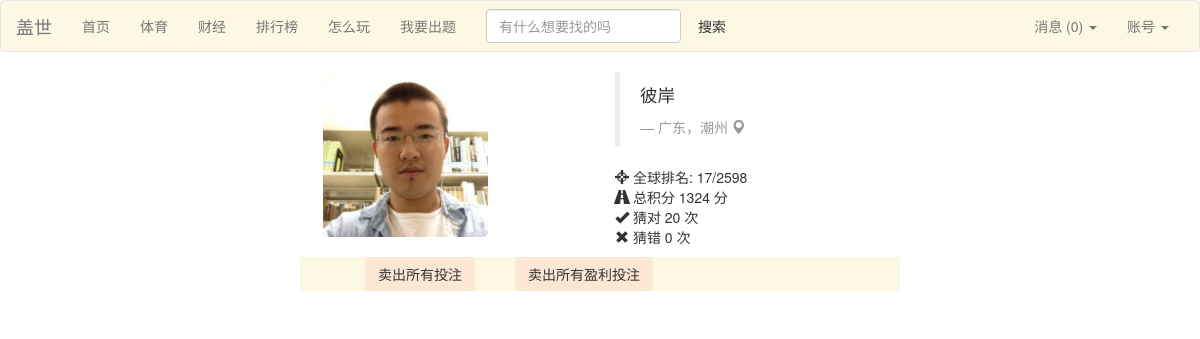
Before: /profile (signed in) with the older database file.
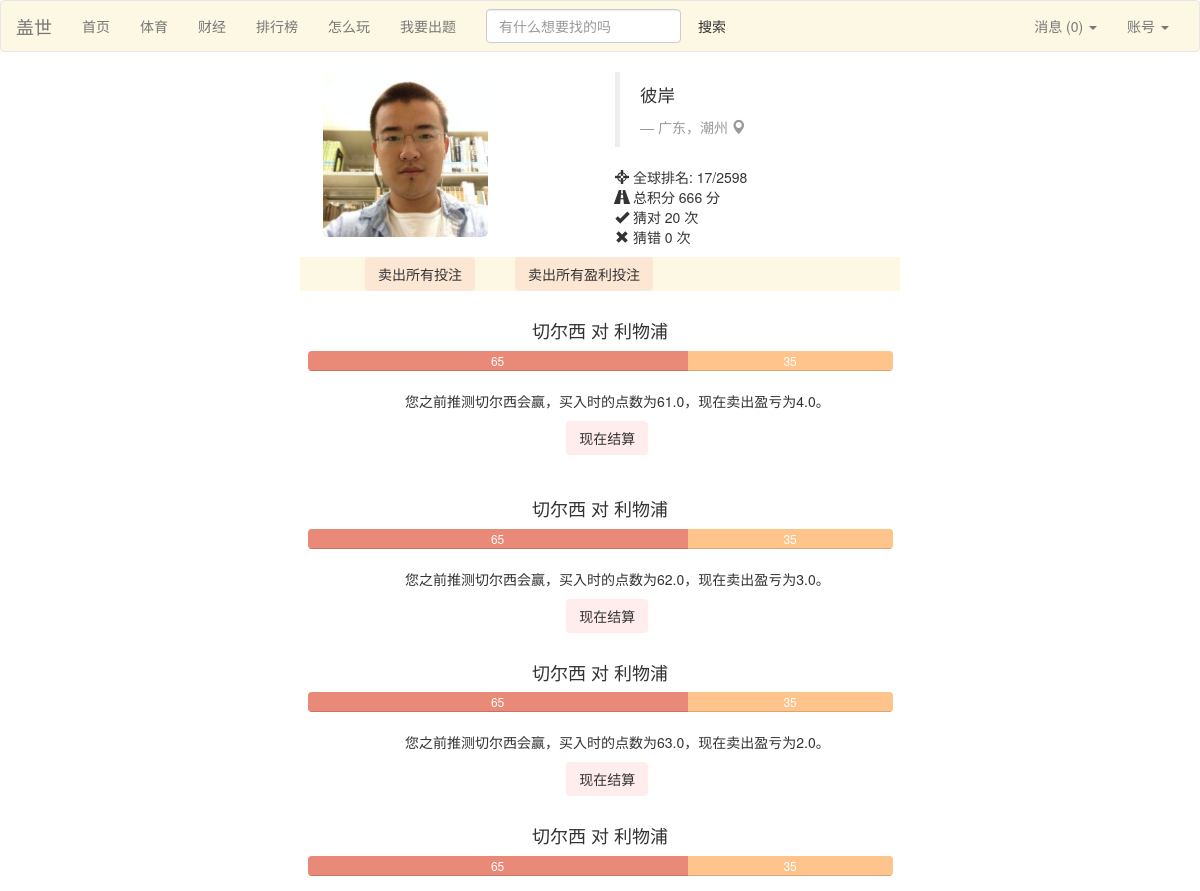
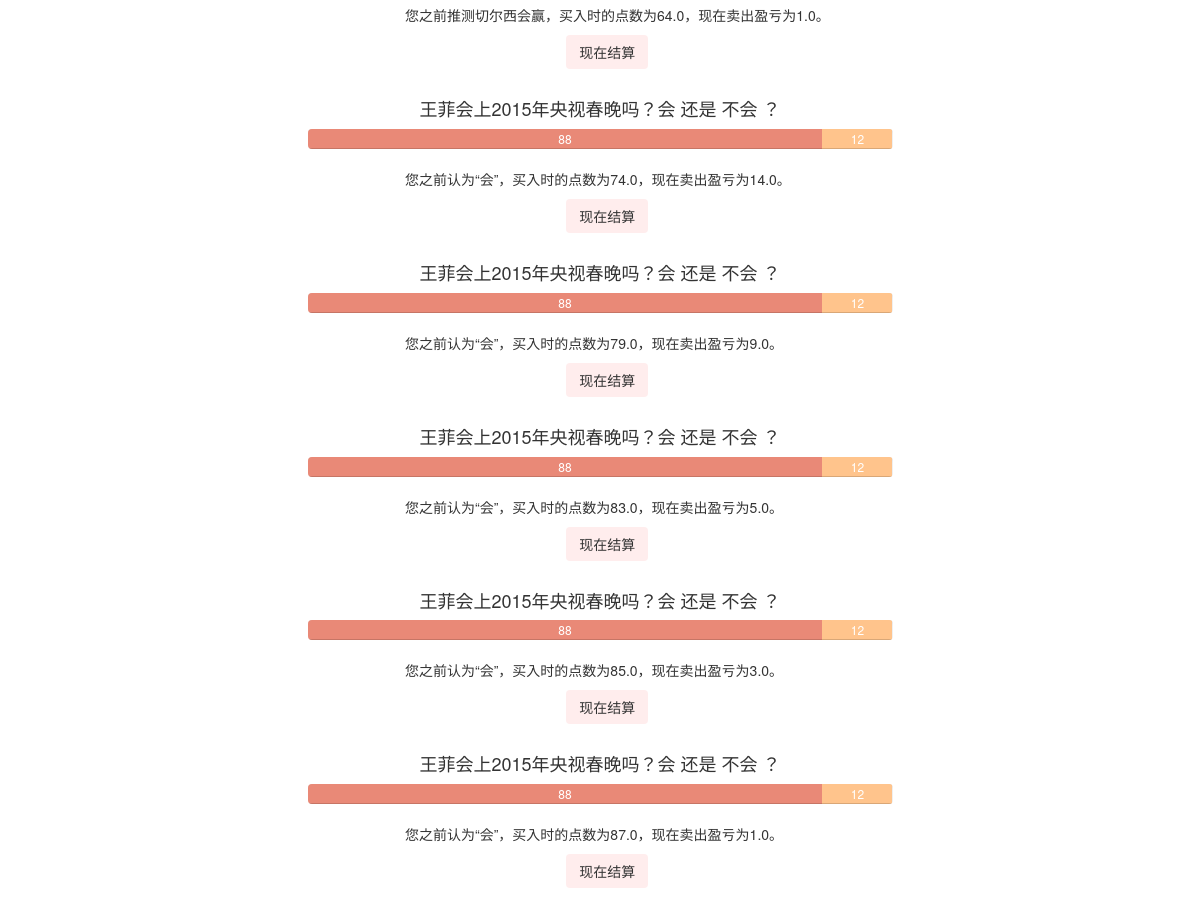
After: the same page with the newer database file (2 pictures, top to bottom).
### Guess/models.py (models this page shows, shortened)
class Person(models.Model):
	user = models.OneToOneField(User)
	point = models.IntegerField(default=1000)
	expertise = models.TextField(default='N/A')
	win = models.IntegerField(default=0)
	lose = models.IntegerField(default=0)
	game = models.IntegerField(default=0)
	point_per_game = models.FloatField(default=0.0)
	index = models.IntegerField(default=0)
	rank = models.IntegerField(default=0)
	class Meta:
		ordering = ('point','point_per_game',)

class Betting(models.Model):
	better = models.ForeignKey(Person)
	game = models.ForeignKey(Game)
	side = models.BooleanField()  # True means home wins and vice versa
	num = models.IntegerField(default=1)
	outcome = models.BooleanField(default=False)
	price_at_buy = models.FloatField()
	price_at_sell = models.FloatField()
	cleared = models.BooleanField(default=False)  # cleared means the result of the betting has been updated to the person profile

class Game(models.Model):
	index = models.IntegerField()
	headline = models.TextField()
	begin = models.DateTimeField(auto_now_add=True)
	expire = models.DateTimeField()
	name_home = models.CharField(max_length=30)
	price_home = models.IntegerField(default=50)
	num_home = models.IntegerField(default=0)
	name_away = models.CharField(max_length=30)
	price_away = models.IntegerField(default=50)
	num_away = models.IntegerField(default=0)
	outcome = models.BooleanField(default=False)   # True means home wins and vice versa
	ended = models.BooleanField(default=False)
	event = models.IntegerField()
	is_primary = models.IntegerField(default=0)
	game_type = models.CharField(max_length=50)
	class Meta:
		ordering = ('expire',)

### Guess/views.py (the view)
# urls.py: url(r'^profile$', 'Guess.views.profile', name='profile'),
def profile(request):
	if not request.user.is_authenticated():
		return redirect(reverse('login'))
	person = Person.objects.get(user=request.user)
	bets = []
	for b in Betting.objects.filter(better=person, cleared=False):
		if not b.game.ended:
			bets.append(b)
		else:
			b.clear()
	if request.method == 'POST':
		if 'marked_all_as_read' in request.POST:
			marked_all_as_read(person)
		if 'sell_all' in request.POST:
			for b in bets:
				b.clear()
				Message.objects.create(owner=person, betting=b, verbal='cleared'+b.game.headline)
		elif 'sell_win_bets' in request.POST:
			for b in bets:
				if b.side and b.game.price_home > b.price_at_buy:
					b.clear()
					Message.objects.create(owner=person, betting=b, verbal='cleared'+b.game.headline)
				elif (not b.side) and b.game.price_away > b.price_at_buy:
					b.clear()
					Message.objects.create(owner=person, betting=b, verbal='cleared'+b.game.headline)
		else:
			for b in bets:
				if str(b.pk) in request.POST:
					b.clear()
					Message.objects.create(owner=person, betting=b, verbal='cleared'+b.game.headline)
					break
		return redirect(reverse('profile'))
	else:
		person = Person.objects.get(user=request.user)
		para = {}
		para['person'] = person
		para['bets'] = bets
		para = encap_para(para, person)
		return render(request,'profile.html', para)

### Guess/templatetags/profile_tag.py (called while the page is built)
@register.simple_tag()
def sub(value1, value2):
	return value1-value2

### Guess/views.py (called while the page is built)
def find_unread(person):
	return Message.objects.filter(owner=person, read=False)

def encap_para(para,person):
	messages = find_unread(person)
	para['unread'] = len(messages)
	para['messages'] = messages
	return para

### Guess/templates/profile.html (shortened to what this page needs)
{% load bootstrap3 %}
{% load profile_tag %}
{% include "nav_bar.html" %}
<div class="container">
    <div class="row">
        <div class="col-sm-2 col-md-2 col-md-offset-3">
            <img src="/static/images/me.jpg"
            alt="" class="img-rounded img-responsive" />
        </div>
        <div class="col-sm-4 col-md-4 col-md-offset-1">
            <blockquote>
                <p>彼岸</p> <small><cite title="Source Title">广东，潮州  <i class="glyphicon glyphicon-map-marker"></i></cite></small>
            </blockquote>
            <p> <i class="glyphicon glyphicon-screenshot"></i> 全球排名: 17/2598
                <br /> <i class="glyphicon glyphicon-road"></i> 总积分 {{ person.point }} 分
                <br /> <i class="glyphicon glyphicon-ok"></i> 猜对 {{ person.win }} 次
                <br /> <i class="glyphicon glyphicon-remove"></i> 猜错 {{ person.lose }} 次</p>
        </div>
    </div>
</div>
<form method="POST">
<div class="container col-md-6 col-md-offset-3">
    <div class = "row well-frame-c spacer">
        <div class="col-md-1 col-md-offset-1"><input class="btn button-clear" type="submit" value="卖出所有投注" name="sell_all" onclick="on_sell_all(event)"/></div>
        <div class="col-md-1 col-md-offset-2"><input class="btn button-clear" type="submit" value="卖出所有盈利投注" name="sell_win_bets" onclick="on_submit(event)"/></div>
     </div>
</div>
{% for b in bets %}
<div class = "row">
    <div class="col-md-6 col-md-offset-3">
        {% if b.game.game_type == "体育" %}
        <h4 class="text-center">{{ b.game.name_home }} 对 {{ b.game.name_away }}</h4>
        {% elif b.game.game_type == "财经" %}
        <h4 class="text-center">{{ b.game.headline }}{{ b.game.name_home }} 还是 {{ b.game.name_away }} ？</h4>
        {% endif %}
        <div class="progress">
            <div class="progress-bar progress-bar-c1" style="width: {{ b.game.price_home }}%">{{ b.game.price_home }}</div>
            <div class="progress-bar progress-bar-c2" style="width: {{ b.game.price_away }}%">{{ b.game.price_away }}</div>
        </div>
        <div class="col-md-offset-2">
        {% if b.game.is_primary and b.game.game_type == "体育" %}
            {% if b.side %}
                <div><p>您之前推测{{ b.game.name_home }}会赢，买入时的点数为{{ b.price_at_buy }}，现在卖出盈亏为{% sub b.game.price_home b.price_at_buy %}。</p></div>
            {% else %}
                <div><p>您之前推测{{ b.game.name_away }}会赢，买入时的点数为{{ b.price_at_buy }}，现在卖出盈亏为{% sub b.game.price_away b.price_at_buy %}。</p></div>
            {% endif %}
        {% elif b.game.game_type == "体育" %}
            {% if b.side %}
                <div><p>您之前认为“{{ b.game.headline }}”，买入时的点数为{{ b.price_at_buy }}，现在卖出盈亏为{% sub b.game.price_home b.price_at_buy %}。</p></div>
            {% else %}
                <div><p>您之前不认为“{{ b.game.headline }}”，买入时的点数为{{ b.price_at_buy }}，现在卖出盈亏为{% sub b.game.price_away b.price_at_buy %}。</p></div>
            {% endif %}
        {% elif b.game.game_type == "财经" %}
            {% if b.side %}
                <div><p>您之前认为“{{ b.game.name_home }}”，买入时的点数为{{ b.price_at_buy }}，现在卖出盈亏为{% sub b.game.price_home b.price_at_buy %}。</p></div>
            {% else %}
                <div><p>您之前认为“{{ b.game.name_away }}”，买入时的点数为{{ b.price_at_buy }}，现在卖出盈亏为{% sub b.game.price_away b.price_at_buy %}。</p></div>
            {% endif %}
        {% endif %}
        </div>
            <div class="col-md-1 col-md-offset-5 spacer"><input class="btn button-clear" type="submit" value="现在结算" name="{{ b.pk }}" onclick="on_submit(event)"/></div>
        </div>
</div>
</form>
{% endfor %}

### Guess/templates/nav_bar.html (shortened to what this page needs)
<head>
    <link href='static/bootstrap/css/bootstrap.min.css' rel='stylesheet'>
</head>
<nav class="navbar navbar-default nav-frame-c" role="navigation">
  <div class="container-fluid">
    <div class="navbar-header">
      <a class="navbar-brand" href="{% url 'home' %}">盖世</a>
    </div>
    <div class="collapse navbar-collapse" id="bs-example-navbar-collapse-1">
      <ul class="nav navbar-nav">
        <li><a href="{% url 'home' %}">首页</a></li>
        <li><a href="{% url 'sports' %}">体育</a></li>
        <li><a href="{% url 'finance' %}">财经</a></li>
        <li><a href="{% url 'leaderboard' %}">排行榜</a></li>
        <li><a href="{% url 'proposal' %}">怎么玩</a></li>
        <li><a href="{% url 'proposal' %}">我要出题</a></li>
      </ul>
      <form class="navbar-form navbar-left" role="search">
        <div class="form-group">
          <input type="text" class="form-control" placeholder="有什么想要找的吗">
        </div>
        <button type="submit" class="btn nav-frame-c">搜索</button>
      </form>
      <ul class="nav navbar-nav navbar-right">
        <li class="dropdown">
            {% if unread == 0 %}
            <a id="notifications" href="#" class="dropdown-toggle" data-toggle="dropdown">消息<span> ({{ unread }})</span> <span class="caret"></span></a>
            {% else %}
            <a id="notifications" href="#" class="dropdown-toggle" data-toggle="dropdown">消息<span class="unread"> ({{ unread }})</span> <span class="caret"></span></a>
            {% endif %}
        </li>
        <li class="dropdown">
          <a id="account_dropdown" href="#" class="dropdown-toggle" data-toggle="dropdown">账号 <span class="caret"></span></a>
        </li>
      </ul>
    </div>
  </div>
</nav>

### Guess/templates/nav_bar.html (style rules this page uses)
.nav-frame-c { background: rgba(252,248,227,1); }

### Guess/templates/profile.html (style rules this page uses)
.spacer { margin-bottom: 20px; }
.progress-bar-c1 { background: rgba(233, 137,119 , 1); }
.progress-bar-c2 { background: rgba(255,196,140,1); }
.button-clear { background: rgba(255,78,80,0.1); }
.well-frame-c { background: rgba(252,248,227,1); }

Changed rows visible on the page:
changed Person: point "1324" → "666"
added Betting: game.name_home "切尔西", game.name_away "利物浦", game.price_home "65", game.price_away "35", price_at_buy "61.0", game+price_at_buy "4.0"
added Betting: game.name_home "切尔西", game.name_away "利物浦", game.price_home "65", game.price_away "35", price_at_buy "62.0", game+price_at_buy "3.0"
added Betting: game.name_home "切尔西", game.name_away "利物浦", game.price_home "65", game.price_away "35", price_at_buy "63.0", game+price_at_buy "2.0"
added Betting: game.name_home "切尔西", game.name_away "利物浦", game.price_home "65", game.price_away "35", price_at_buy "64.0", game+price_at_buy "1.0"
added Betting: game.headline "王菲会上2015年央视春晚吗？", game.name_home "会", game.name_away "不会", game.price_home "88", game.price_away "12", price_at_buy "74.0", game+price_at_buy "14.0"
added Betting: game.headline "王菲会上2015年央视春晚吗？", game.name_home "会", game.name_away "不会", game.price_home "88", game.price_away "12", price_at_buy "79.0", game+price_at_buy "9.0"
added Betting: game.headline "王菲会上2015年央视春晚吗？", game.name_home "会", game.name_away "不会", game.price_home "88", game.price_away "12", price_at_buy "83.0", game+price_at_buy "5.0"
added Betting: game.headline "王菲会上2015年央视春晚吗？", game.name_home "会", game.name_away "不会", game.price_home "88", game.price_away "12", price_at_buy "85.0", game+price_at_buy "3.0"
added Betting: game.headline "王菲会上2015年央视春晚吗？", game.name_home "会", game.name_away "不会", game.price_home "88", game.price_away "12", price_at_buy "87.0", game+price_at_buy "1.0"
